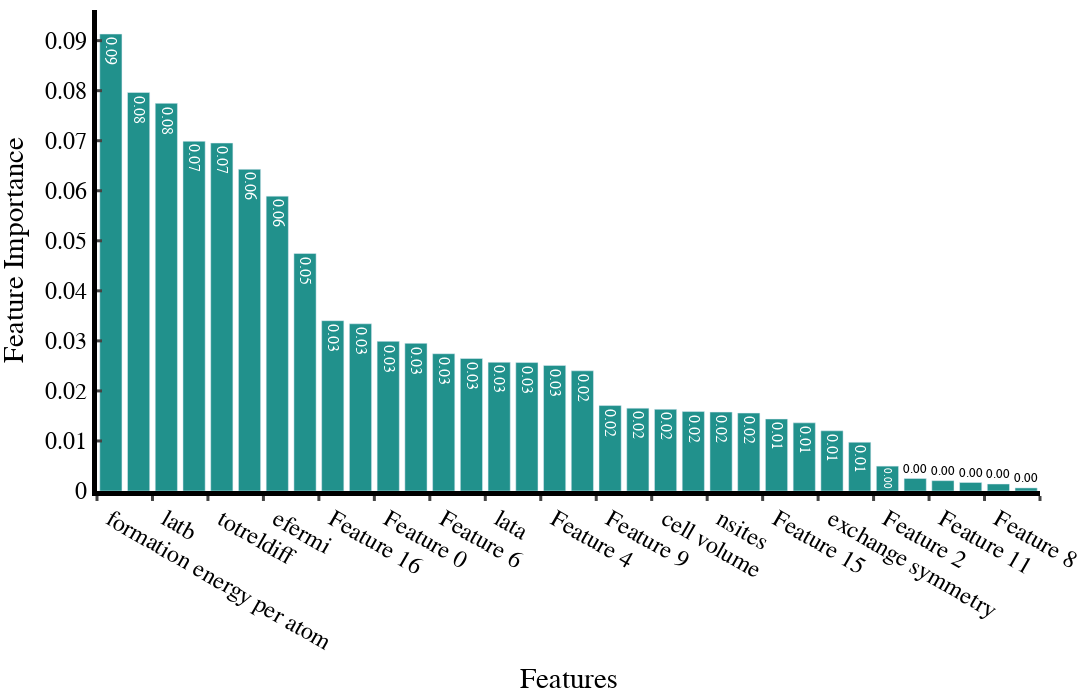

The notebook cell this image was saved under:
### Code cell
allFeat_allMat.plot_feature_importance(best_model_allFallM.feature_importances_, show=True, width=1500, height=700, save_image=True)

### Figure 1 — Plotly figure (JSON) as saved in the notebook; plotly's stock layout.template omitted (floating-point values rounded to 4 significant figures)
{"data": [{"marker": {"color": "rgb(33, 145, 140)"}, "text": ["0.09", "0.08", "0.08", "0.07", "0.07", "0.06", "0.06", "0.05", "0.03", "0.03", "0.03", "0.03", "0.03", "0.03", "0.03", "0.03", "0.03", "0.02", "0.02", "0.02", "0.02", "0.02", "0.02", "0.02", "0.01", "0.01", "0.01", "0.01", "0.00", "0.00", "0.00", "0.00", "0.00", "0.00"], "textposition": "auto", "type": "bar", "x": ["formation energy per atom", "num elements sc", "latb", "latc", "totreldiff", "average atomic weight", "efermi", "final energy per atom", "Feature 16", "density", "Feature 0", "Feature 12", "Feature 6", "Feature 10", "lata", "Feature 1", "Feature 4", "true total magnetization", "Feature 9", "Feature 13", "cell volume", "final energy", "nsites", "Feature 7", "Feature 15", "e above hull", "exchange symmetry", "Feature 3", "Feature 2", "Feature 14", "Feature 11", "Feature 5", "Feature 8", "Feature 17"], "y": [0.09132, 0.07964, 0.07747, 0.06988, 0.06953, 0.06428, 0.05893, 0.04746, 0.03404, 0.03342, 0.0299, 0.0295, 0.02743, 0.02648, 0.02572, 0.02567, 0.0251, 0.02402, 0.01707, 0.01655, 0.01632, 0.01588, 0.01577, 0.01557, 0.01439, 0.01362, 0.01203, 0.009741, 0.00497, 0.002501, 0.002066, 0.001703, 0.0014, 0.0006159]}], "layout": {"barmode": "group", "font": {"color": "black", "family": "Helvetica", "size": 24}, "height": 700, "margin": {"b": 10, "l": 10, "r": 10, "t": 10}, "paper_bgcolor": "white", "plot_bgcolor": "white", "showlegend": false, "width": 1500, "xaxis": {"linecolor": "black", "linewidth": 5, "showline": true, "ticklen": 5, "ticks": "outside", "tickson": "boundaries", "tickwidth": 3, "title": {"text": "Features"}}, "yaxis": {"linecolor": "black", "linewidth": 5, "showline": true, "ticklen": 5, "ticks": "inside", "tickwidth": 3, "title": {"text": "Feature Importance"}}}}
